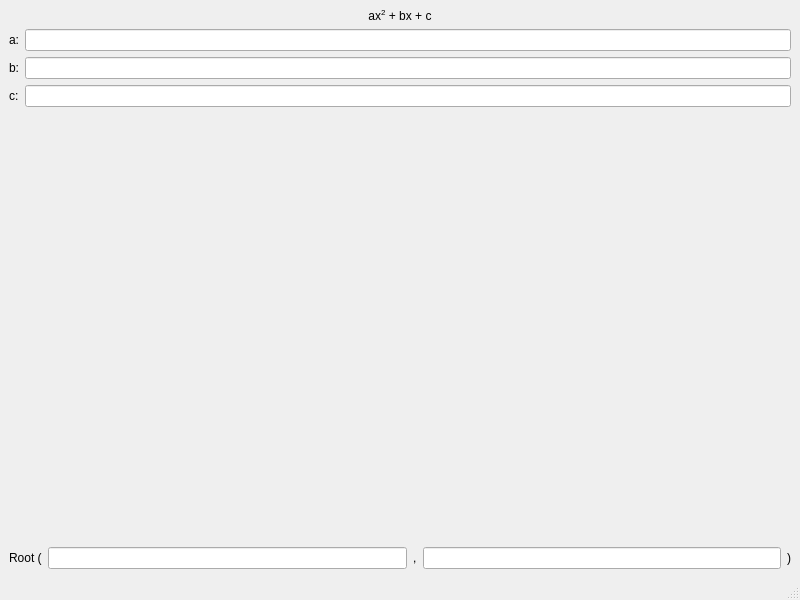
<?xml version="1.0" encoding="UTF-8"?>
<ui version="4.0">
 <class>MainWindow</class>
 <widget class="QMainWindow" name="MainWindow">
  <property name="geometry">
   <rect>
    <x>0</x>
    <y>0</y>
    <width>800</width>
    <height>600</height>
   </rect>
  </property>
  <property name="windowTitle">
   <string>MainWindow</string>
  </property>
  <widget class="QWidget" name="widget">
   <layout class="QVBoxLayout" name="verticalLayout">
    <item>
     <widget class="QLabel" name="equation_label">
      <property name="text">
       <string>ax&lt;sup&gt;2&lt;/sup&gt; + bx + c</string>
      </property>
      <property name="scaledContents">
       <bool>false</bool>
      </property>
      <property name="alignment">
       <set>Qt::AlignCenter</set>
      </property>
     </widget>
    </item>
    <item>
     <layout class="QGridLayout" name="equation_input_layout">
      <item row="0" column="0">
       <widget class="QLabel" name="a_label">
        <property name="text">
         <string>a:</string>
        </property>
       </widget>
      </item>
      <item row="0" column="1">
       <widget class="QLineEdit" name="a_input"/>
      </item>
      <item row="1" column="0">
       <widget class="QLabel" name="b_label">
        <property name="text">
         <string>b:</string>
        </property>
       </widget>
      </item>
      <item row="1" column="1">
       <widget class="QLineEdit" name="b_input"/>
      </item>
      <item row="2" column="1">
       <widget class="QLineEdit" name="c_input"/>
      </item>
      <item row="2" column="0">
       <widget class="QLabel" name="c_label">
        <property name="text">
         <string>c:</string>
        </property>
       </widget>
      </item>
     </layout>
    </item>
    <item>
     <spacer name="vertical_spacer">
      <property name="orientation">
       <enum>Qt::Vertical</enum>
      </property>
      <property name="sizeHint" stdset="0">
       <size>
        <width>20</width>
        <height>40</height>
       </size>
      </property>
     </spacer>
    </item>
    <item>
     <layout class="QHBoxLayout" name="roots_layout">
      <item>
       <widget class="QLabel" name="left_root_label">
        <property name="text">
         <string>Root (</string>
        </property>
       </widget>
      </item>
      <item>
       <widget class="QLineEdit" name="root1_output">
        <property name="alignment">
         <set>Qt::AlignCenter</set>
        </property>
        <property name="readOnly">
         <bool>true</bool>
        </property>
       </widget>
      </item>
      <item>
       <widget class="QLabel" name="center_root_label">
        <property name="text">
         <string>,</string>
        </property>
       </widget>
      </item>
      <item>
       <widget class="QLineEdit" name="root2_output">
        <property name="alignment">
         <set>Qt::AlignCenter</set>
        </property>
        <property name="readOnly">
         <bool>true</bool>
        </property>
       </widget>
      </item>
      <item>
       <widget class="QLabel" name="right_root_label">
        <property name="text">
         <string>)</string>
        </property>
       </widget>
      </item>
     </layout>
    </item>
   </layout>
  </widget>
  <widget class="QMenuBar" name="menubar">
   <property name="geometry">
    <rect>
     <x>0</x>
     <y>0</y>
     <width>800</width>
     <height>42</height>
    </rect>
   </property>
  </widget>
  <widget class="QStatusBar" name="statusbar"/>
 </widget>
 <resources/>
 <connections/>
</ui>
